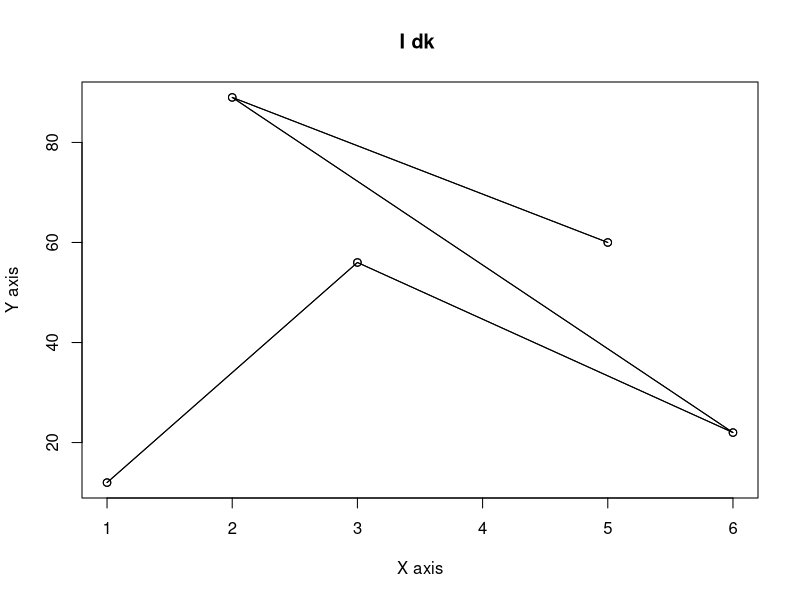

This chart was generated by the following R code:
x <- c(1 , 3 , 6 , 2 , 5)

y <- c(12 , 56 , 22 , 89 , 60)

plot(x , y , type="o" , xlab = "X axis" , ylab = "Y axis" , main="I dk " )

lines(x , y , type="o" )